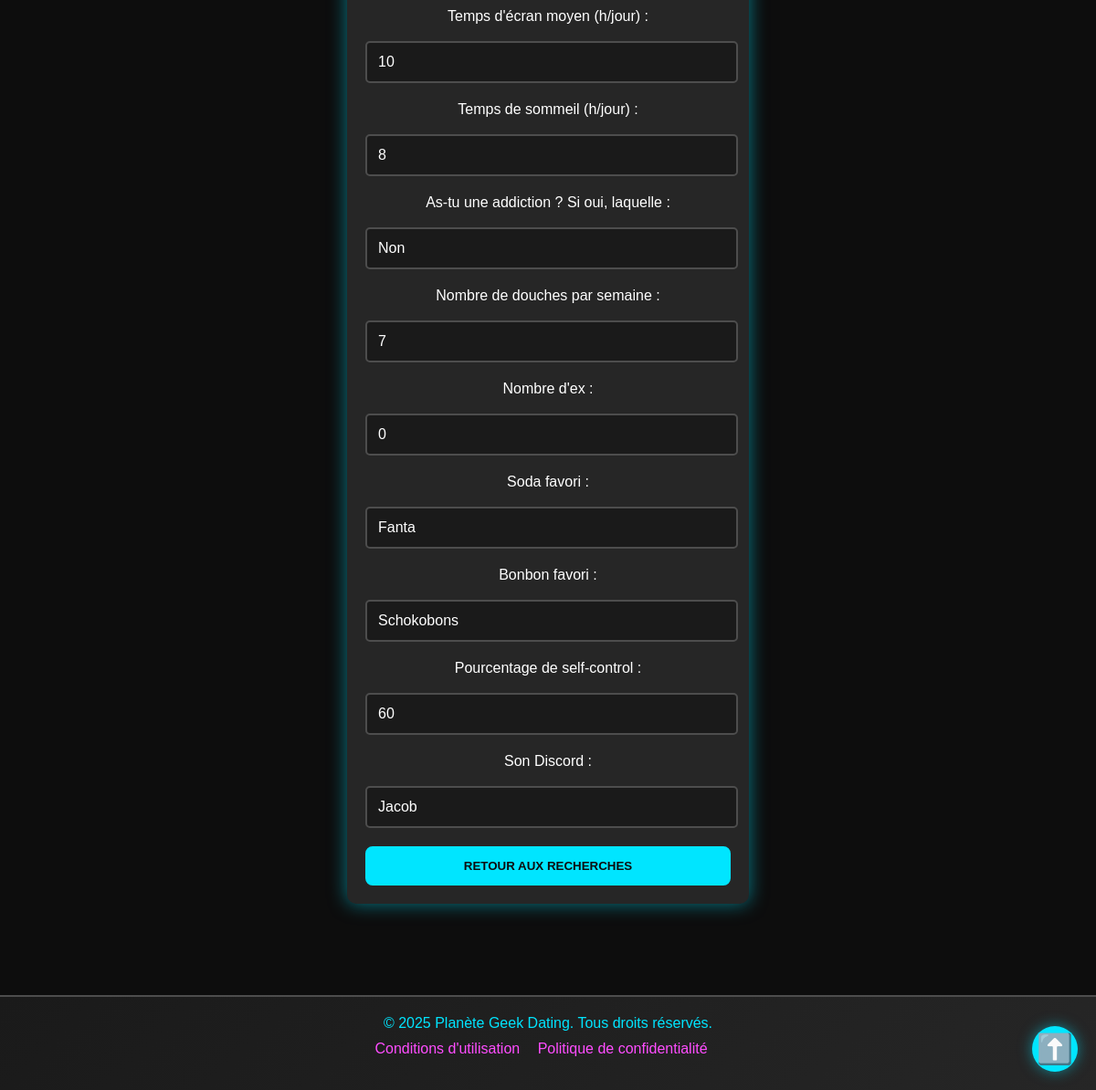
Before: /profil_user_/Mr.Messager (lower part) with the older database file.
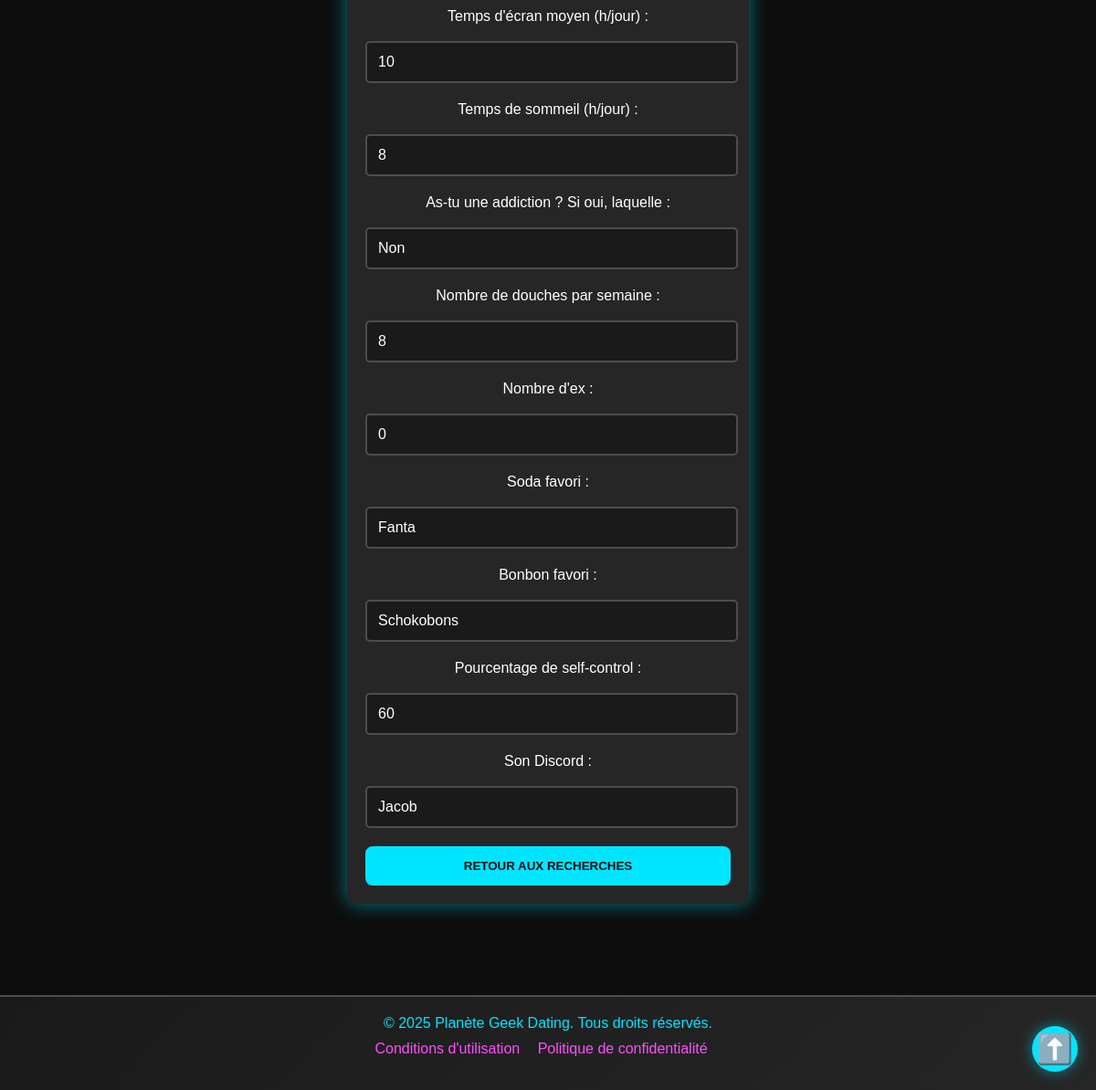
After: the same page with the newer database file.
### tables this page shows
CREATE TABLE "infos_joueur" (
	"name_id"	TEXT UNIQUE,
	"sexe"	TEXT,
	"age"	INTEGER,
	"fav_game"	TEXT,
	"screen_time_moy"	INTEGER,
	"heure_sommeil"	INTEGER,
	"addiction"	TEXT,
	"nb_douches"	INTEGER,
	"nb_ex"	INTEGER,
	"fav_soda"	TEXT,
	"fav_bonbons"	TEXT,
	"pourcent_selfcontrol"	INTEGER,
	"discord"	TEXT,
	"mdp"	TEXT UNIQUE
);

### app.py (the view)
@app.route('/profil_user_/<username>', methods=['POST','GET'])
def profil_user_(username):
    conn = get_db_connection(DATABASE)  # Connexion à la base de données
    curseur = conn.cursor()
    datas = curseur.execute("SELECT * FROM infos_joueur WHERE name_id = ? ", (username,)).fetchall()
    datas = [dict(row) for row in datas]
    conn.close()
    if request.method=='POST':
        return redirect(url_for('recherche'))
    return render_template('profil_user_.html', username = username, datas = datas)

### app.py (called while the page is built)
def get_db_connection(DATABASE):
    conn = sqlite3.connect(DATABASE)
    conn.row_factory = sqlite3.Row
    return conn

### templates/profil_user_.html (shortened to what this page needs)
<!DOCTYPE html>
<html lang="fr">
<head>
    <link rel="stylesheet" href="{{ url_for('static', filename='styles.css') }}">
</head>
<body id="top">
    <main>
            <h2>Voici les informations de {{ username }} !<!DOCTYPE html>
            <html lang="fr">
            <head>
            </head>
            <body>
            </body>
        <section id="modify">
            <form action="{{ url_for('profil_user_', username = username )}}" method="POST">
                <br>
                <br>
                <br>
                <br>
                <br>
                <br>
                <br>
                <br>
                <label for="temps">Temps d'écran moyen (h/jour) :</label>
                <br>
                <br>
                <input type="number" id="temps" name="temps" value="{% if datas %}{{ datas[0]['screen_time_moy'] }}{% endif %}" readonly>
                <label for="sommeil">Temps de sommeil (h/jour) :</label>
                <br>
                <br>
                <input type="number" id="sommeil" name="sommeil" value="{% if datas %}{{ datas[0]['heure_sommeil'] }}{% endif %}" readonly>
                <label for="addiction">As-tu une addiction ? Si oui, laquelle :</label>
                <br>
                <br>
                <input type="text" id="addiction" name="addiction" value="{% if datas %}{{ datas[0]['addiction'] }}{% endif %}" readonly>
                <label for="douches">Nombre de douches par semaine :</label>
                <br>
                <br>
                <input type="number" id="douches" name="douches" value="{% if datas %}{{ datas[0]['nb_douches'] }}{% endif %}" readonly>
                <label for="exs">Nombre d'ex :</label>
                <br>
                <br>
                <input type="number" id="exs" name="exs" value="{% if datas %}{{ datas[0]['nb_ex'] }}{% endif %}" readonly>
                <label for="soda">Soda favori :</label>
                <br>
                <br>
                <input type="text" id="soda" name="soda" value="{% if datas %}{{ datas[0]['fav_soda'] }}{% endif %}" readonly>
                <label for="bonbon">Bonbon favori :</label>
                <br>
                <br>
                <input type="text" id="bonbon" name="bonbon" value="{% if datas %}{{ datas[0]['fav_bonbons'] }}{% endif %}" readonly>
                <label for="selfcontrol">Pourcentage de self-control :</label>
                <br>
                <br>
                <input type="number" id="selfcontrol" name="selfcontrol" value="{% if datas %}{{ datas[0]['pourcent_selfcontrol'] }}{% endif %}" readonly>
                <label for="discord">Son Discord :</label>
                <br>
                <br>
                <input type="text" id="discord" name="discord" value="{% if datas %}{{ datas[0]['discord'] }}{% endif %}" readonly>
                <button type="submit">Retour aux recherches</button>
            </form>
        </section>
    </main>
    <footer>
        <p>&copy; 2025 Planète Geek Dating. Tous droits réservés.</p>
        <ul>
            <li><a href="#">Conditions d'utilisation</a></li>
            <li><a href="">Politique de confidentialité</a></li>
        </ul>
    </footer>
    <a href="#top" class="back-to-top" aria-label="Remonter en haut">⬆️</a>
</body>
</html>

Changed rows visible on the page:
changed infos_joueur "Non": douches "7" → "8"
